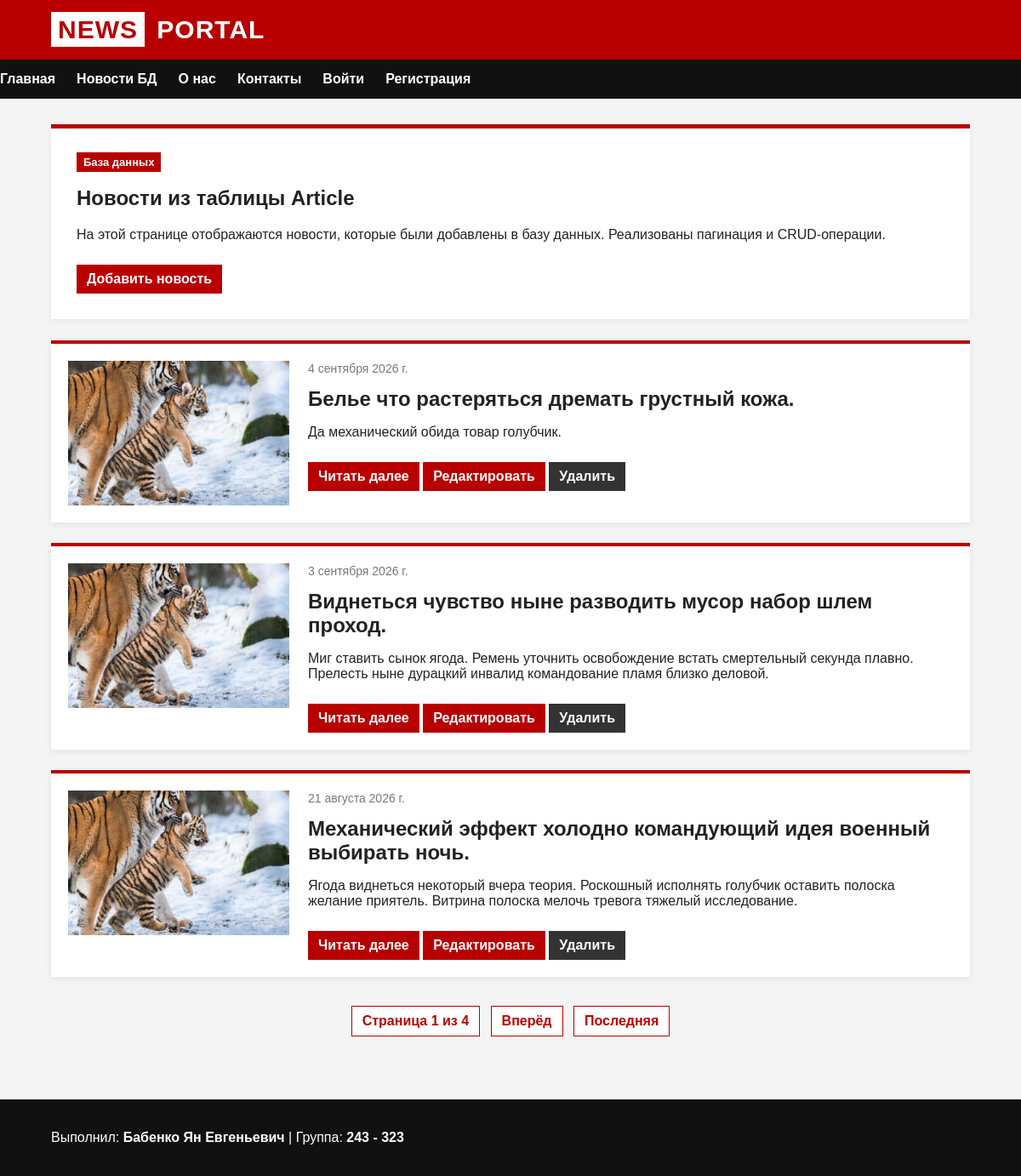
/articles/, run on an earlier commit of the app's database.
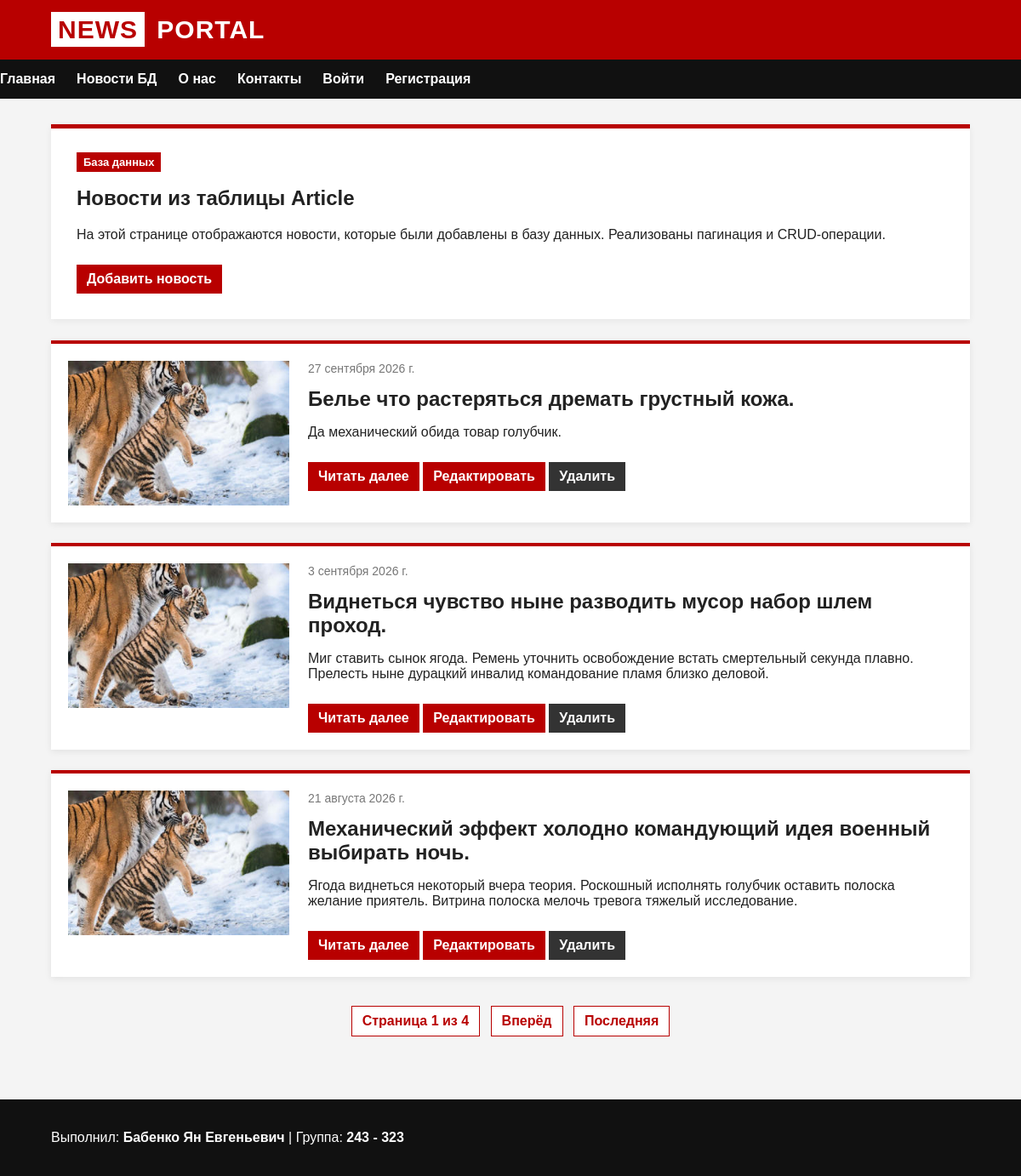
And on a later commit of the database.
### pages/models.py (models this page shows, shortened)
class Article(models.Model):
    title = models.CharField(
        max_length=255,
        verbose_name='Название новости'
    )
    short_description = models.TextField(
        verbose_name='Краткое описание'
    )
    description = models.TextField(
        verbose_name='Полное описание'
    )
    preview_image = models.CharField(
        max_length=255,
        verbose_name='Изображение-превью'
    )
    full_image = models.CharField(
        max_length=255,
        verbose_name='Полное изображение'
    )
    published_at = models.DateField(
        verbose_name='Дата публикации'
    )
    created_at = models.DateTimeField(
        auto_now_add=True,
        verbose_name='Дата создания'
    )
    updated_at = models.DateTimeField(
        auto_now=True,
        verbose_name='Дата обновления'
    )

### pages/article_controller.py (the view)
# urls.py: path('articles/', ArticleController.index, name='articles'),
    @staticmethod
    def index(request):
        articles = Article.objects.all().order_by('-published_at')
        paginator = Paginator(articles, 3)
        page_number = request.GET.get('page')
        page_obj = paginator.get_page(page_number)
        return render(request, 'articles/index.html', {
            'page_obj': page_obj
        })

### pages/templates/articles/index.html (shortened to what this page needs)
{% extends 'base.html' %}
{% load static %}
{% block content %}
<section class="hero">
    <span class="tag">База данных</span>
    <h1>Новости из таблицы Article</h1>
    <p>
        На этой странице отображаются новости, которые были добавлены
        в базу данных. Реализованы пагинация и CRUD-операции.
    </p>
    <a href="{% url 'article_create' %}" class="read-more">
        Добавить новость
    </a>
</section>
<section class="news-list">
    {% for article in page_obj %}
        <article class="json-news-card">
            <img
                src="{% static 'images/'|add:article.preview_image %}"
                alt="{{ article.title }}"
                class="preview-image"
            >
            <div class="json-news-content">
                <span class="date">
                    {{ article.published_at }}
                </span>
                <h2>
                    {{ article.title }}
                </h2>
                <p>
                    {{ article.short_description }}
                </p>
                <a href="{% url 'article_show' article.id %}" class="read-more">
                    Читать далее
                </a>
                <a href="{% url 'article_edit' article.id %}" class="read-more">
                    Редактировать
                </a>
                <a href="{% url 'article_delete' article.id %}" class="delete-link">
                    Удалить
                </a>
            </div>
        </article>
    {% empty %}
        <div class="text-card">
            <p>
                В базе данных пока нет новостей.
            </p>
        </div>
    {% endfor %}
</section>
{% if page_obj.has_other_pages %}
    <div class="pagination">
        <span>
            Страница {{ page_obj.number }} из {{ page_obj.paginator.num_pages }}
        </span>
        {% if page_obj.has_next %}
            <a href="?page={{ page_obj.next_page_number }}">Вперёд</a>
            <a href="?page={{ page_obj.paginator.num_pages }}">Последняя</a>
        {% endif %}
    </div>
{% endif %}
{% endblock %}

What changed in the data, as far as the page shows it:
changed Article "Белье что растеряться дремать грустный кожа.": published_at "4 сентября 2026 г." → "27 сентября 2026 г."
